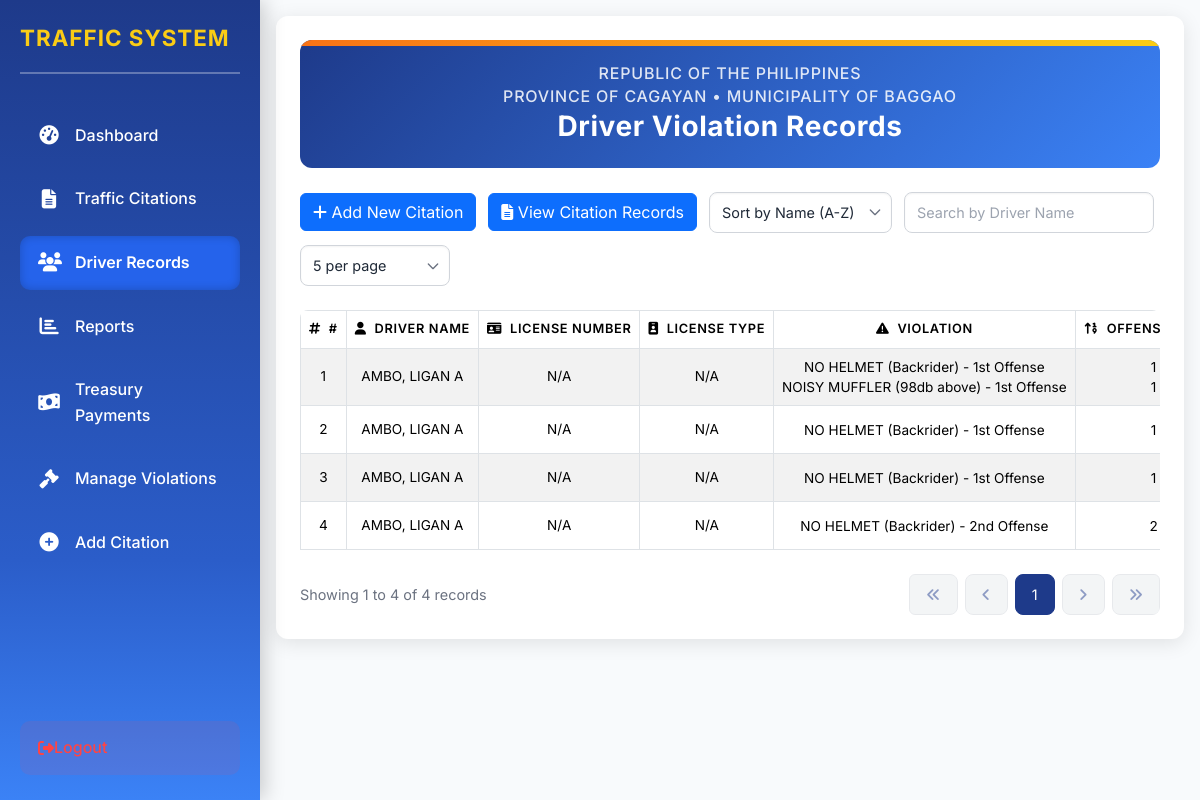
The app's page /driver_records.php with its own data.
### tables this page shows
CREATE TABLE `drivers` (
  `driver_id` int(11) NOT NULL,
  `last_name` varchar(50) NOT NULL,
  `first_name` varchar(50) NOT NULL,
  `middle_initial` varchar(5) DEFAULT NULL,
  `suffix` varchar(10) DEFAULT NULL,
  `zone` varchar(50) DEFAULT NULL,
  `barangay` varchar(100) DEFAULT NULL,
  `municipality` varchar(100) DEFAULT 'Baggao',
  `province` varchar(100) DEFAULT 'Cagayan',
  `license_number` varchar(20) DEFAULT NULL,
  `license_type` enum('Non-Professional','Professional') DEFAULT NULL
);

### driver_records.php (the view, shortened to what this page needs)
<!DOCTYPE html>
<html lang="en">
<head>
  <link href="https://cdn.jsdelivr.net/npm/bootstrap@5.3.3/dist/css/bootstrap.min.css" rel="stylesheet">
  <link href="https://cdn.jsdelivr.net/npm/tailwindcss@2.2.19/dist/tailwind.min.css" rel="stylesheet">
  <link rel="stylesheet" href="https://cdnjs.cloudflare.com/ajax/libs/font-awesome/6.4.2/css/all.min.css">
</head>
<body>
  <?php include 'sidebar.php'; ?>
  <div class="content" id="content">
    <div class="container">
      <div class="header">
        <h4>Republic of the Philippines</h4>
        <h4>Province of Cagayan • Municipality of Baggao</h4>
        <h1>Driver Violation Records</h1>
      </div>
      <div class="sort-filter">
        <a href="index.php" class="btn btn-primary btn-custom" aria-label="Add New Citation"><i class="fas fa-plus"></i> Add New Citation</a>
        <a href="records.php" class="btn btn-primary btn-custom" aria-label="View Citation Records"><i class="fas fa-file-alt"></i> View Citation Records</a>
        <select id="sortSelect" class="sort-select" aria-label="Sort Options">
          <option value="name_asc">Sort by Name (A-Z)</option>
        </select>
        <input type="text" id="searchInput" class="search-input" placeholder="Search by Driver Name" aria-label="Search Drivers">
        <select id="pageSizeSelect" class="page-size-select" aria-label="Records per page">
          <option value="5">5 per page</option>
        </select>
      </div>
      <div id="driverTable" class="table-responsive">
        <?php
        try {
          $conn = new PDO("mysql:host=" . DB_HOST . ";dbname=" . DB_NAME, DB_USER, DB_PASS);
          $conn->setAttribute(PDO::ATTR_ERRMODE, PDO::ERRMODE_EXCEPTION);
          $recordsPerPage = isset($_GET['pageSize']) && is_numeric($_GET['pageSize']) ? (int)$_GET['pageSize'] : 5;
          $page = isset($_GET['page']) && is_numeric($_GET['page']) ? (int)$_GET['page'] : 1;
          $offset = ($page - 1) * $recordsPerPage;
          $countSql = "
            SELECT COUNT(DISTINCT d.driver_id) as total
            FROM drivers d
            LEFT JOIN citations c ON d.driver_id = c.driver_id AND c.is_archived = 0
            LEFT JOIN violations v ON c.citation_id = v.citation_id
          ";
          $countParams = [];
          $search = isset($_GET['search']) ? trim($_GET['search']) : '';
          $countStmt = $conn->prepare($countSql);
          $countStmt->execute($countParams);
          $totalRecords = $countStmt->fetch(PDO::FETCH_ASSOC)['total'];
          $totalPages = ceil($totalRecords / $recordsPerPage);
          $sql .= " GROUP BY d.driver_id, driver_name, d.license_number, d.license_type";
          $sql .= " HAVING violation_count > 0 OR COUNT(c.citation_id) = 0";
          $sort = isset($_GET['sort']) ? $_GET['sort'] : 'name_asc';
          switch ($sort) {
            case 'name_asc':
            default:
              $sql .= " ORDER BY driver_name";
              break;
          }
          $sql .= " LIMIT :limit OFFSET :offset";
          $stmt = $conn->prepare($sql);
          $stmt->bindValue(':limit', $recordsPerPage, PDO::PARAM_INT);
          $stmt->bindValue(':offset', $offset, PDO::PARAM_INT);
          $stmt->execute();
          $drivers = $stmt->fetchAll(PDO::FETCH_ASSOC);
          if (empty($drivers)) {
            echo "<p class='empty-state'><i class='fas fa-info-circle'></i> No driver records found.</p>";
          } else {
            echo "<table class='table table-bordered table-striped' id='citationTable'>";
            echo "<thead>";
            echo "<tr>";
            echo "<th><i class='fas fa-hashtag me-2'></i>#</th>";
            echo "<th><i class='fas fa-user me-2'></i>Driver Name</th>";
            echo "<th><i class='fas fa-id-card me-2'></i>License Number</th>";
            echo "<th><i class='fas fa-id-badge me-2'></i>License Type</th>";
            echo "<th><i class='fas fa-exclamation-triangle me-2'></i>Violation</th>";
            echo "<th><i class='fas fa-sort-numeric-up me-2'></i>Offense Count</th>";
            echo "</tr>";
            echo "</thead>";
            echo "<tbody>";
            $rowNumber = $offset + 1;
            foreach ($drivers as $driver) {
              echo "<tr>";
              echo "<td>" . $rowNumber . "</td>";
              echo "<td>" . htmlspecialchars($driver['driver_name']) . "</td>";
              echo "<td>" . htmlspecialchars($driver['license_number'] ?? 'N/A') . "</td>";
              echo "<td>" . htmlspecialchars($driver['license_type'] ?? 'N/A') . "</td>";
              echo "<td class='violation-list'>" . ($driver['violation_list'] ? nl2br(htmlspecialchars($driver['violation_list'])) : 'None') . "</td>";
              echo "<td class='violation-list'>" . ($driver['offense_counts'] ? nl2br(htmlspecialchars($driver['offense_counts'])) : 'None') . "</td>";
              echo "</tr>";
              $rowNumber++;
            }
            echo "</tbody>";
            echo "</table>";
            echo "<div class='pagination-container'>";
            echo "<div class='pagination-info'>";
            $startRecord = $offset + 1;
            $endRecord = min($offset + $recordsPerPage, $totalRecords);
            echo "Showing $startRecord to $endRecord of $totalRecords records";
            echo "</div>";
            echo "<nav aria-label='Page navigation'>";
            echo "<ul class='pagination'>";
            echo "<li class='page-item" . ($page == 1 ? " disabled" : "") . "'>";
            echo "<a class='page-link' href='?page=1&sort=$sort&search=" . urlencode($search) . "&pageSize=$recordsPerPage' aria-label='First Page'>";
            echo "<span aria-hidden='true'><i class='fas fa-angle-double-left'></i></span></a>";
            echo "</li>";
            $prevPage = $page > 1 ? $page - 1 : 1;
            echo "<li class='page-item" . ($page == 1 ? " disabled" : "") . "'>";
            echo "<a class='page-link' href='?page=$prevPage&sort=$sort&search=" . urlencode($search) . "&pageSize=$recordsPerPage' aria-label='Previous'>";
            echo "<span aria-hidden='true'><i class='fas fa-angle-left'></i></span></a>";
            echo "</li>";
            $range = 2;
            $start = max(1, $page - $range);
            $end = min($totalPages, $page + $range);
            for ($i = $start; $i <= $end; $i++) {
              echo "<li class='page-item" . ($i == $page ? " active" : "") . "'>";
              echo "<a class='page-link' href='?page=$i&sort=$sort&search=" . urlencode($search) . "&pageSize=$recordsPerPage'>$i</a>";
              echo "</li>";
            }
            $nextPage = $page < $totalPages ? $page + 1 : $totalPages;
            echo "<li class='page-item" . ($page == $totalPages ? " disabled" : "") . "'>";
            echo "<a class='page-link' href='?page=$nextPage&sort=$sort&search=" . urlencode($search) . "&pageSize=$recordsPerPage' aria-label='Next'>";
            echo "<span aria-hidden='true'><i class='fas fa-angle-right'></i></span></a>";
            echo "</li>";
            echo "<li class='page-item" . ($page == $totalPages ? " disabled" : "") . "'>";
            echo "<a class='page-link' href='?page=$totalPages&sort=$sort&search=" . urlencode($search) . "&pageSize=$recordsPerPage' aria-label='Last Page'>";
            echo "<span aria-hidden='true'><i class='fas fa-angle-double-right'></i></span></a>";
            echo "</li>";
            echo "</ul>";
            echo "</nav>";
            echo "</div>";
          }
        } catch (PDOException $e) {
          echo "<p class='empty-state'><i class='fas fa-exclamation-circle'></i> Error: " . htmlspecialchars($e->getMessage()) . "</p>";
        }
        ?>
      </div>
    </div>
  </div>
</body>
</html>

### driver_records.php (style rules this page uses)
:root { --primary: #1e3a8a; --primary-dark: #1e40af; --secondary: #6b7280; --success: #22c55e; --danger: #ef4444; --warning: #f97316; --bg-light: #f8fafc; --text-dark: #1f2937; --border: #d1d5db; }
body { background-color: var(--bg-light); font-family: 'Inter', sans-serif; color: var(--text-dark); line-height: 1.6; margin: 0; padding: 0; overflow: hidden; height: 100vh; display: flex; }
.content { flex: 1; padding: 1rem; overflow-y: auto; height: 100vh; margin-left: 260px; transition: margin-left 0.3s ease-in-out; }
.container { max-width: 100%; max-height: calc(100vh - 2rem); margin: 0 auto; padding: 1.5rem; background-color: white; border-radius: 12px; box-shadow: 0 4px 20px rgba(0, 0, 0, 0.1); transition: transform 0.3s ease, box-shadow 0.3s ease; overflow-y: auto; }
.header { background: linear-gradient(135deg, var(--primary), #3b82f6); color: white; padding: 1.5rem; border-radius: 12px; text-align: center; margin-bottom: 1.5rem; position: relative; overflow: hidden; }
.header::before { content: ''; position: absolute; top: 0; left: 0; right: 0; height: 6px; background: linear-gradient(90deg, var(--warning), #facc15); }
.header h4 { font-size: 1rem; font-weight: 500; letter-spacing: 0.05em; text-transform: uppercase; opacity: 0.85; margin-bottom: 0.25rem; }
.header h1 { font-size: 1.75rem; font-weight: 700; letter-spacing: 0.02em; margin: 0; }
.sort-filter { display: flex; flex-wrap: wrap; gap: 0.75rem; margin-bottom: 1.5rem; align-items: center; }
.sort-select, .search-input, .page-size-select { border-radius: 8px; border: 1px solid var(--border); padding: 0.5rem 0.75rem; font-size: 0.9rem; background-color: white; transition: all 0.3s ease; box-shadow: inset 0 1px 2px rgba(0, 0, 0, 0.05); }
.sort-select, .page-size-select { appearance: none; background-repeat: no-repeat; background-position: right 0.5rem center; background-size: 1rem; min-width: 150px; max-width: 200px; }
.search-input { flex: 1; max-width: 250px; }
.table-responsive { overflow-x: auto; border-radius: 8px; background-color: white; max-height: 50vh; }
.table th { background-color: #f1f5f9; color: var(--primary); font-weight: 600; padding: 0.75rem; text-align: center; border-bottom: 2px solid var(--border); font-size: 0.8rem; text-transform: uppercase; letter-spacing: 0.05em; white-space: nowrap; }
.table td { padding: 0.75rem; vertical-align: middle; text-align: center; border-bottom: 1px solid var(--border); font-size: 0.85rem; white-space: nowrap; }
.table tr { transition: background-color 0.2s ease; }
.violation-list { text-align: left; padding-left: 20px; white-space: normal; line-height: 1.5; }
.btn-custom { padding: 0.4rem 0.75rem; border-radius: 8px; font-weight: 500; transition: all 0.3s ease; display: inline-flex; align-items: center; gap: 0.5rem; font-size: 0.85rem; line-height: 1.5; }
.btn-primary { background-color: var(--primary); color: white; border: none; }
.pagination-container { display: flex; justify-content: space-between; align-items: center; margin-top: 1.5rem; flex-wrap: wrap; gap: 1rem; }
.pagination { display: flex; justify-content: center; gap: 0.5rem; margin: 0; flex-wrap: wrap; }
.pagination .page-item .page-link { border-radius: 8px; color: var(--primary); border: 1px solid var(--border); padding: 0.5rem 1rem; font-size: 0.9rem; transition: all 0.3s ease; min-width: 2.5rem; text-align: center; }
.pagination .page-item.active .page-link { background-color: var(--primary); color: white; border-color: var(--primary); }
.pagination .page-item.disabled .page-link { cursor: not-allowed; opacity: 0.5; transform: none; }
.pagination-info { font-size: 0.9rem; color: var(--secondary); }

### sidebar.php (style rules this page uses)
:root { --primary: #1e3a8a; --primary-dark: #1e40af; --secondary: #6b7280; --success: #22c55e; --danger: #ef4444; --warning: #f97316; --bg-light: #f8fafc; --text-dark: #1f2937; --border: #d1d5db; }
body { background-color: var(--bg-light); font-family: 'Inter', sans-serif; color: var(--text-dark); line-height: 1.6; margin: 0; padding: 0; overflow: hidden; height: 100vh; display: flex; }
.content { flex: 1; padding: 1rem; overflow-y: auto; height: 100vh; margin-left: 260px; transition: margin-left 0.3s ease-in-out; }
.container { max-width: 100%; max-height: calc(100vh - 2rem); margin: 0 auto; padding: 1.5rem; background-color: white; border-radius: 12px; box-shadow: 0 4px 20px rgba(0, 0, 0, 0.1); transition: transform 0.3s ease, box-shadow 0.3s ease; overflow-y: auto; }

### records on screen
drivers: driver_name "AMBO, LIGAN A", license_number "N/A", license_type "N/A", violation_list "NO HELMET (Backrider) - 1st Offense NOISY MUFFLER (98db above) - 1st Offense", offense_counts "1 1"
drivers: driver_name "AMBO, LIGAN A", license_number "N/A", license_type "N/A", violation_list "NO HELMET (Backrider) - 1st Offense", offense_counts "1"
drivers: driver_name "AMBO, LIGAN A", license_number "N/A", license_type "N/A", violation_list "NO HELMET (Backrider) - 1st Offense", offense_counts "1"
drivers: driver_name "AMBO, LIGAN A", license_number "N/A", license_type "N/A", violation_list "NO HELMET (Backrider) - 2nd Offense", offense_counts "2"

### other values on screen
$startRecord "1"
$endRecord "4"
$totalRecords "4"
